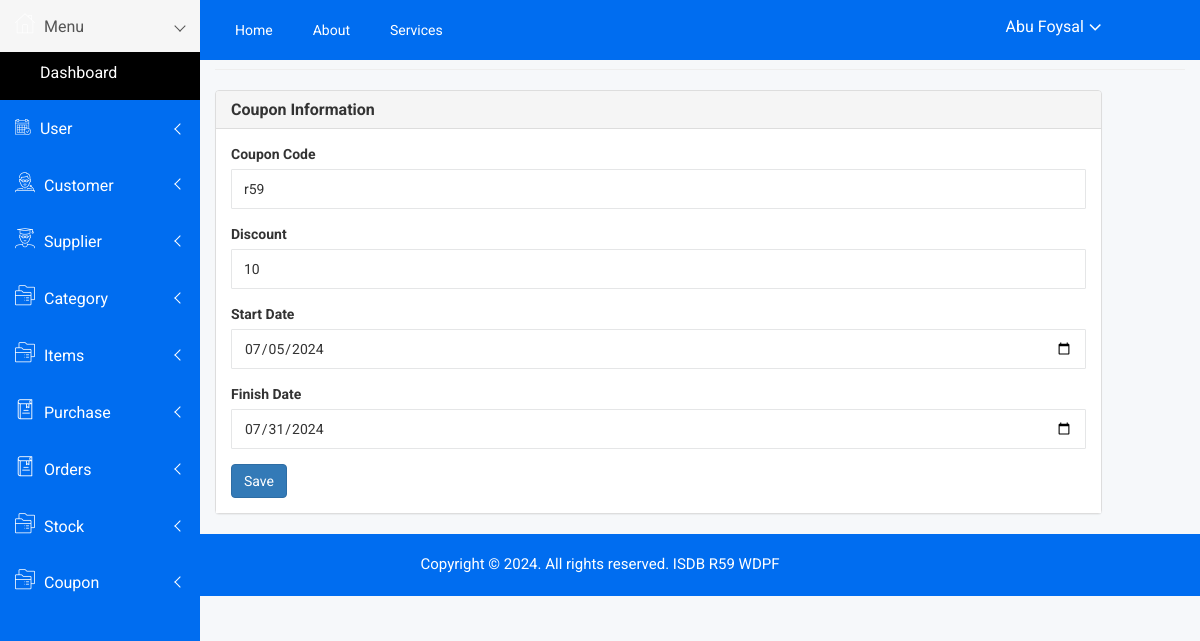
Page /admin/coupon_edit.php?id=6 (signed in) on the committed database.
### tables this page shows
CREATE TABLE `coupon` (
  `id` int(11) NOT NULL,
  `cupon_code` varchar(100) NOT NULL,
  `discount` int(11) NOT NULL,
  `start_date` date NOT NULL,
  `finish_date` date NOT NULL,
  `created_by` varchar(50) DEFAULT NULL,
  `created_at` date DEFAULT NULL,
  `updated_by` varchar(50) DEFAULT NULL,
  `updated_at` date DEFAULT NULL,
  `deleted_at` date DEFAULT NULL
);

### admin/class/crud.php (called while the page is built, shortened)
<?php
    class crud{
        private $host='localhost';
        private $connection;
        public function __construct($user,$password,$database){
            $this->user=$user;
            $this->password=$password;
            $this->database=$database;
            $this->connection=new mysqli($this->host,$this->user,$this->password,$this->database);
        }
        public function common_select_single($table,$fields='*',$condition=false,$sort_field=false,$sort='ASC'){
            $result=array();
            $error=false;
            $sql="select $fields from $table where deleted_at is null ";
            if(is_array($condition)){
                $sql.=" and ";
                foreach($condition as $k=>$v){
                    $v = $this->connection->real_escape_string($v);
                    $sql.="$k='$v' and ";
                }
                $sql=rtrim($sql,'and ');
            }
            $rs=$this->connection->query($sql);
            if($rs){
                if($rs->num_rows > 0){
                    while($r=$rs->fetch_object()){
                        $result=$r;
                    }
                }
            }else{
                $error=$this->connection->error;
            }
            $return = array('data'=>$result,'error'=>$error);
            return $return;
        }
    }
?>

### admin/include/connection.php (called while the page is built, shortened)
<?php
    include_once('class/crud.php');
    $mysqli=new crud("root","","sports_store");
?>

### admin/coupon_edit.php (the view, shortened to what this page needs)
<?php include('include/header.php') ; ?>
<div class="container-fluid">
    <h4 class="page-header"><small>Coupon/</small> Update</h4>
    <?php
        $olddata=array();
        $con['id']=$_GET['id'];
        $result=$mysqli->common_select_single('coupon','*',$con);
        if($result){
            if($result['data']){
                $olddata=$result['data'];
            }
        }
    ?>
    <div class="row">
        <div class="col-md-11">
            <div class="panel panel-default">
                <div class="panel-heading">
                    <h5 class="panel-title">Coupon Information</h5>
                </div>
                <div class="panel-body">
                    <form method="post" action="">
                        <div class="form-group">
                        <label for="cupon_code">Coupon Code</label>
                            <input type="text" name="cupon_code" id="cupon_code" class="form-control" value="<?= $olddata->cupon_code ?>" />
                        </div>
                        <div class="form-group">
                            <label for="discount">Discount</label>
                            <input type="number" name="discount" id="discount" class="form-control" value="<?= $olddata->discount ?>" />
                        </div>
                        <div class="form-group">
                            <label for="start_date">Start Date</label>
                            <input type="date" name="start_date" id="start_date" class="form-control" value="<?= $olddata->start_date ?>" />
                        </div>
                        <div class="form-group">
                            <label for="Finish_date">Finish Date</label>
                            <input type="date" name="finish_date" id="Finish_date" class="form-control" value="<?= $olddata->finish_date ?>" />
                        </div>
                        <button type="submit" class="btn btn-primary">Save</button>
                    </form>
                </div>
            </div>
        </div>
    </div>
</div>
<?php include('include/footer.php') ; ?>

### admin/assets/css/main.css (style rules this page uses)
html { color: #222; font-size: 1em; line-height: 1.4; }

### rows in the picture
coupon: cupon_code "r59", discount "10", start_date "07/05/2024", finish_date "07/31/2024"

### other values in the picture
$_SESSION['name'] "Abu Foysal"
